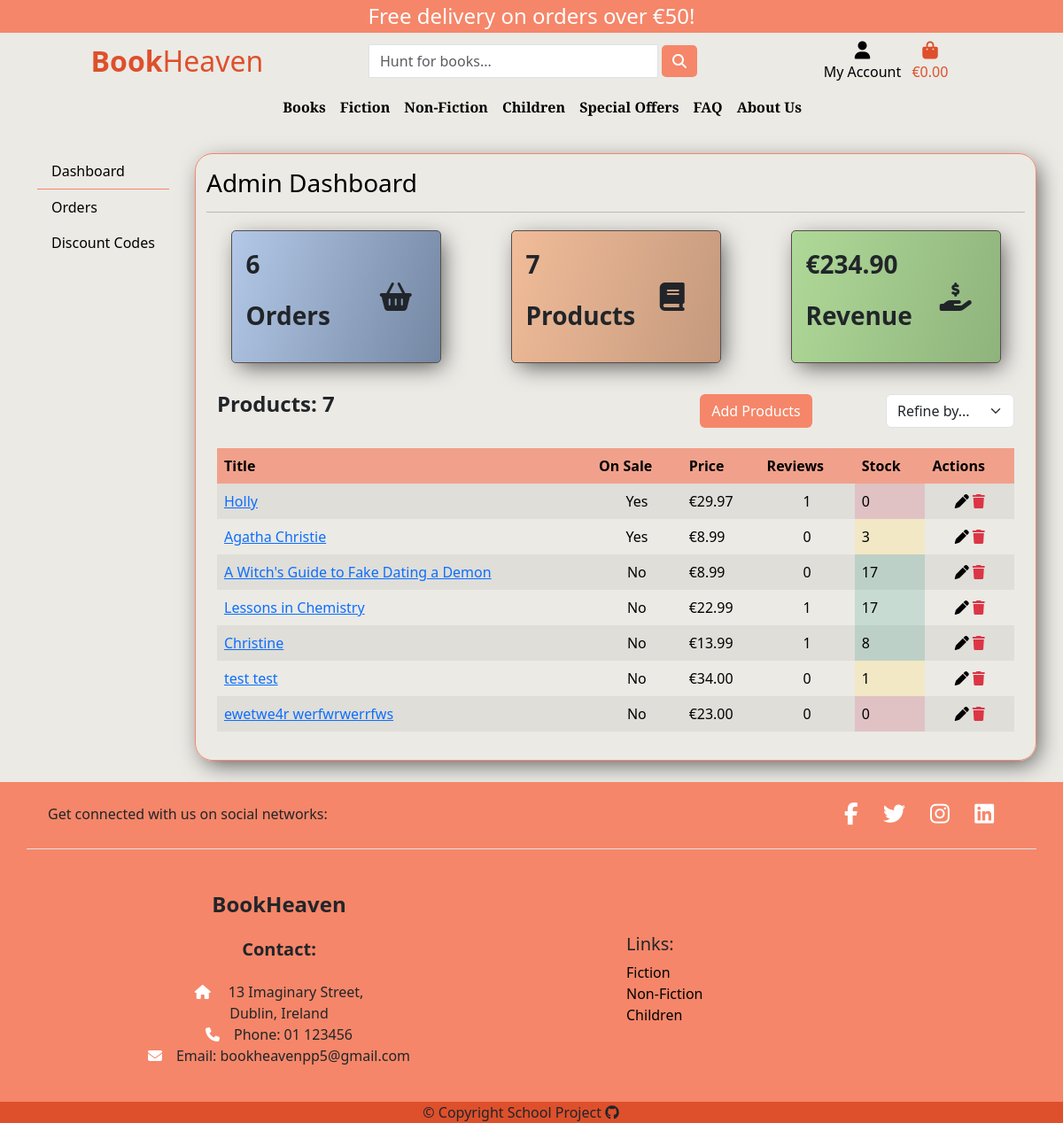
The page /admin_panel/dashboard/ (signed in) on the database its author committed.
### products/models.py (models this page shows, shortened)
class Book(models.Model):
    genre = models.ForeignKey(Genre, on_delete=models.SET_NULL, null=True)
    title = models.CharField(max_length=255)
    author = models.ManyToManyField(Author, related_name='books')
    description = models.TextField()
    image = models.ImageField(
        null=True, blank=True, upload_to='books/', default='books/product-not-found.png')
    publisher = models.CharField(max_length=200)
    date_published = models.DateField()
    language = models.CharField(max_length=200)
    pages = models.IntegerField(null=True, blank=True)
    isbn = models.CharField(max_length=13)
    stock_amount = models.IntegerField(
        default=1, validators=[MinValueValidator(0), MaxValueValidator(1000)])
    in_stock = models.BooleanField(default=True)
    on_sale = models.BooleanField(default=False)
    price = models.DecimalField(max_digits=6, decimal_places=2)
    discount = models.IntegerField(null=True, blank=True)
    sale_price = models.DecimalField(
        max_digits=6, decimal_places=2, null=True, blank=True)
    created = models.DateTimeField(auto_now_add=True)
    id = models.UUIDField(default=uuid.uuid4, unique=True,
                          primary_key=True, editable=False)
    @property
    def product_price(self):
        if self.on_sale and self.sale_price < self.price:
            return self.sale_price
        return self.price

### admin_panel/views.py (the view, shortened to what this page needs)
# urls.py: path('dashboard/', views.admin_dashboard, name='admin-panel'),
@login_required
def admin_dashboard(request):
    if not request.user.is_superuser:
        messages.error(request, 'You need admin rights to access this page.')
        return redirect('home')
    orders = Order.objects.all()
    products = Book.objects.all()
    total_product_count = products.count()
    total_grand_total = Order.objects.aggregate(
        total_grand_total=Sum('grand_total'))
    grand_total_sum = total_grand_total['total_grand_total']
    context = {
        'orders': orders,
        'products': products,
        'total': grand_total_sum,
        'total_product_count': total_product_count, }
    return render(request, 'admin_panel/admin_dashboard.html', context)

### admin_panel/templates/admin_panel/admin_dashboard.html (shortened to what this page needs)
{% extends 'admin_panel/admin_base.html' %}
{% load static %}
{% block admin_content %}
<h3 class="text-black">Admin Dashboard</h3>
<hr>
<div class="row d-flex justify-content-around">
    <div class="col-10 col-md-3 stats-container orders p-3 my-1">
        <div class="row">
            <div class="col-8">
                <p class="fw-bold fs-3">{{ orders.count }}</p>
                <p class="fw-bold fs-3">Orders</p>
            </div>
            <div class="col-4 my-auto"><i class="fa-solid fa-basket-shopping fa-2xl"></i></div>
        </div>
    </div>
    <div class="col-10 col-md-3 stats-container products p-3 my-1">
        <div class="row">
            <div class="col-8">
                <p class="fw-bold fs-3">{{ total_product_count }}</p>
                <p class="fw-bold fs-3">Products</p>
            </div>
            <div class="col-4 my-auto"><i class="fa-solid fa-book fa-2xl"></i></div>
        </div>
    </div>
    <div class="col-10 col-md-3 stats-container users p-3 my-1">
        <div class="row">
            <div class="col-8">
                {% if total %}
                <p class="fw-bold fs-3">€{{ total|floatformat:2 }}</p>
                {% else %}
                <p class="fw-bold fs-3">€0</p>
                {% endif %}
                <p class="fw-bold fs-3">Revenue</p>
            </div>
            <div class="col-4 my-auto"><i class="fa-solid fa-hand-holding-dollar fa-2xl"></i>
            </div>
        </div>
    </div>
    <div class="row">
        <div class="col-12">
            <div class="row mt-4">
                <div class="col-12 col-md-6">
                    <p class="fw-bold fs-4 justify-content-md-start">Products: {{ products.count }}</p>
                </div>
                <div class="col-12 col-md-6  my-auto order-md-last d-flex justify-content-between justify-content-md-end">
                    <a href="{% url 'admin-add-product' %}" class="btn btn-orange mx-md-auto">Add Products</a>
                    <div class="sort-select-wrapper">
                        <select id="sort-selector" class="form-select">
                            <option value="reset" {% if current_sorting == 'None_None' %}selected{% endif %}>Refine by...</option>
                        </select>
                    </div>
                </div>
            </div>
            {% if products %}
            <div class="order-history table-responsive mt-3">
                <table class="table table-borderless table-striped table-hover">
                    <thead>
                        <tr class="order-table-row">
                            <th>Title</th>
                            <th>On Sale</th>
                            <th>Price</th>
                            <th>Reviews</th>
                            <th>Stock</th>
                            <th>Actions</th>
                        </tr>
                    </thead>
                    <tbody>
                        {% for product in products %}
                        <tr>
                            <td>
                                <a href="{% url 'product' product.id %}" title="{{ product.title }}">
                                    {{ product.title }}
                                </a>
                            </td>
                            <td class="text-center">
                                {% if product.on_sale %}
                                Yes
                                {% else %}
                                No
                                {% endif %}
                            </td>
                            <td>€{{ product.product_price|floatformat:'2' }}</td>
                            <td class="text-center">{{ product.reviews.count }}</td>
                            {% if product.stock_amount == 0 %}
                            <td id="status-cell-nostock">
                                {{ product.stock_amount }}
                            </td>
                            {% elif product.stock_amount <= 5 %}
                            <td id="status-cell-warning">
                                {{ product.stock_amount }}
                            </td>
                            {% else %}
                            <td id="status-cell-instock">
                                {{ product.stock_amount }}
                            </td>
                            {% endif %}
                            <td class="text-center">
                                <a href="{% url 'admin-edit-product' product.id %}" class="text-black" title="Edit"><i
                                        class="fa-solid fa-pen"></i></a>
                                <a href="{% url 'admin-delete-product' product.id %}" class="text-danger" title="Delete"><i
                                        class="fa-solid fa-trash"></i></a>
                            </td>
                        </tr>
                        {% endfor %}
                    </tbody>
                </table>
            </div>
            {% else %}
            <div class="d-grid gap-2">
                <p class="text-center">No Products to display</p>
            </div>
            {% endif %}
        </div>
    </div>
</div>
{% endblock admin_content %}

### static/css/style.css (style rules this page uses)
:root { --orange: #f58669; --dark-orange: #de502c; --offwhite: #ebe8e0; --offwhite2: #efefed; --dark-gray: #574c49; --white: #ffff; --brown: #63453d; }
body { min-height: 100vh; display: flex; flex-direction: column; background-color: #ebeae5; }
.btn-orange { background-color: var(--orange); color: var(--white); }
.table > :not(caption) > * > * { background-color: transparent; border-bottom-color: var(--dark-gray); }
.order-history { max-height: 529px; overflow-y: auto; }
.stats-container { border: 1px solid var(--dark-gray); border-radius: 5px; box-shadow: 5px 7px 26px -4px rgba(0, 0, 0, 0.66); -webkit-box-shadow: 5px 7px 26px -4px rgba(0, 0, 0, 0.66); -moz-box-shadow: 5px 7px 26px -4px rgba(0, 0, 0, 0.66); }
.stats-container.users { background: rgb(143, 179, 124); background: linear-gradient(287deg, rgba(143, 179, 124, 1) 0%, rgba(175, 217, 152, 1) 100%); }
.stats-container.products { background: rgb(196, 153, 125); background: linear-gradient(287deg, rgba(196, 153, 125, 1) 0%, rgba(241, 188, 153, 1) 100%); }
.stats-container.orders { background: rgb(116, 135, 163); background: linear-gradient(287deg, rgba(116, 135, 163, 1) 0%, rgba(178, 200, 231, 0.9808298319327731) 100%); }
.stats-container p { font-size: 1.3rem; }
.order-table-row { background-color: rgb(241 161 139); }
#status-cell-instock { background-color: #c7dbd2 !important; }
#status-cell-nostock { background-color: #eccccf !important; }
#status-cell-warning { background-color: #f2e8c5 !important; }

### rows shown on the page
Book: title "Holly", shows "Yes", product_price "29.97", reviews.count "1", stock_amount "0"
Book: title "Agatha Christie", shows "Yes", product_price "8.99", reviews.count "0", stock_amount "3"
Book: title "A Witch's Guide to Fake Dating a Demon", shows "No", product_price "8.99", reviews.count "0", stock_amount "17"
Book: title "Lessons in Chemistry", shows "No", product_price "22.99", reviews.count "1", stock_amount "17"
Book: title "Christine", shows "No", product_price "13.99", reviews.count "1", stock_amount "8"
Book: title "test test", shows "No", product_price "34.00", reviews.count "0", stock_amount "1"
Book: title "ewetwe4r werfwrwerrfws", shows "No", product_price "23.00", reviews.count "0", stock_amount "0"

### other values the page prints
{{ free_delivery_threshold }} "50"
{{ orders.count }} "6"
{{ total_product_count }} "7"
{{ total|floatformat:2 }} "234.90"
{{ products.count }} "7"
